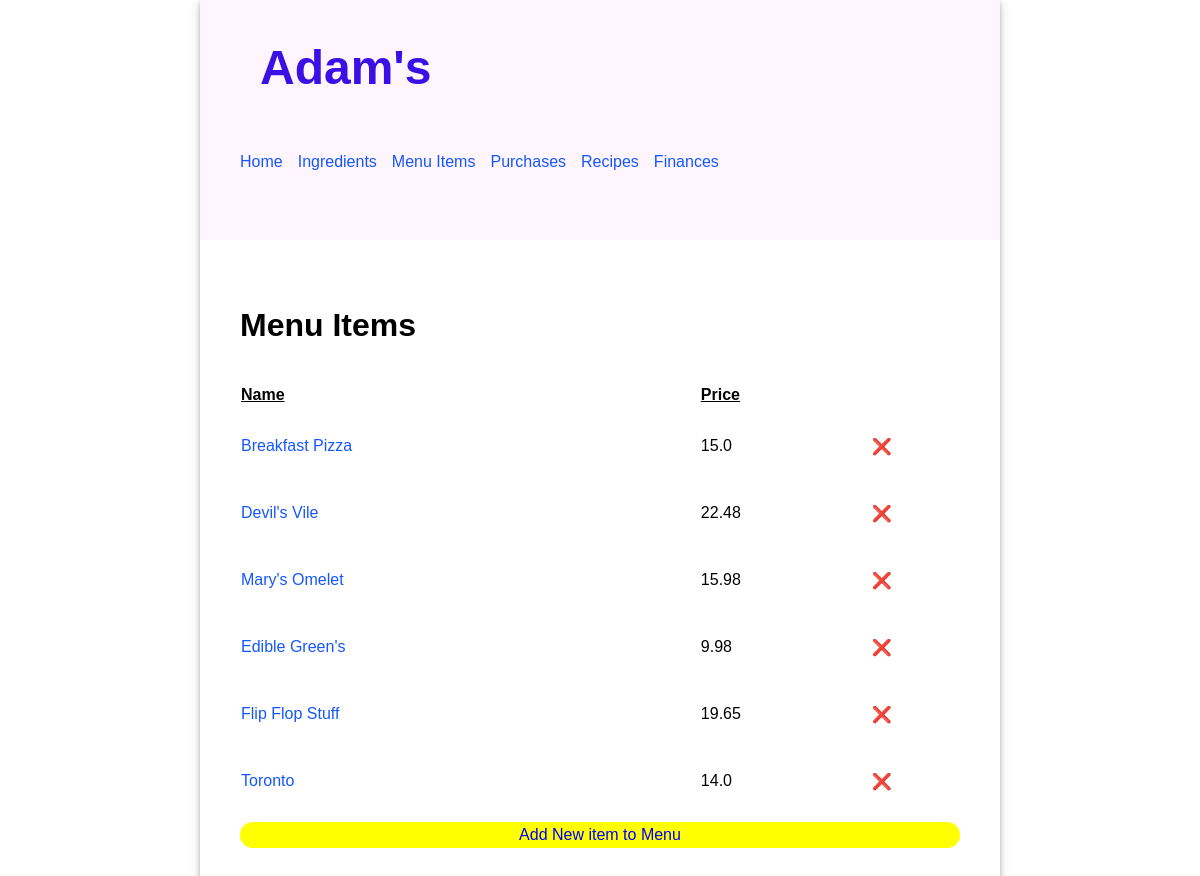
/menu/, run on an earlier commit of the app's database.
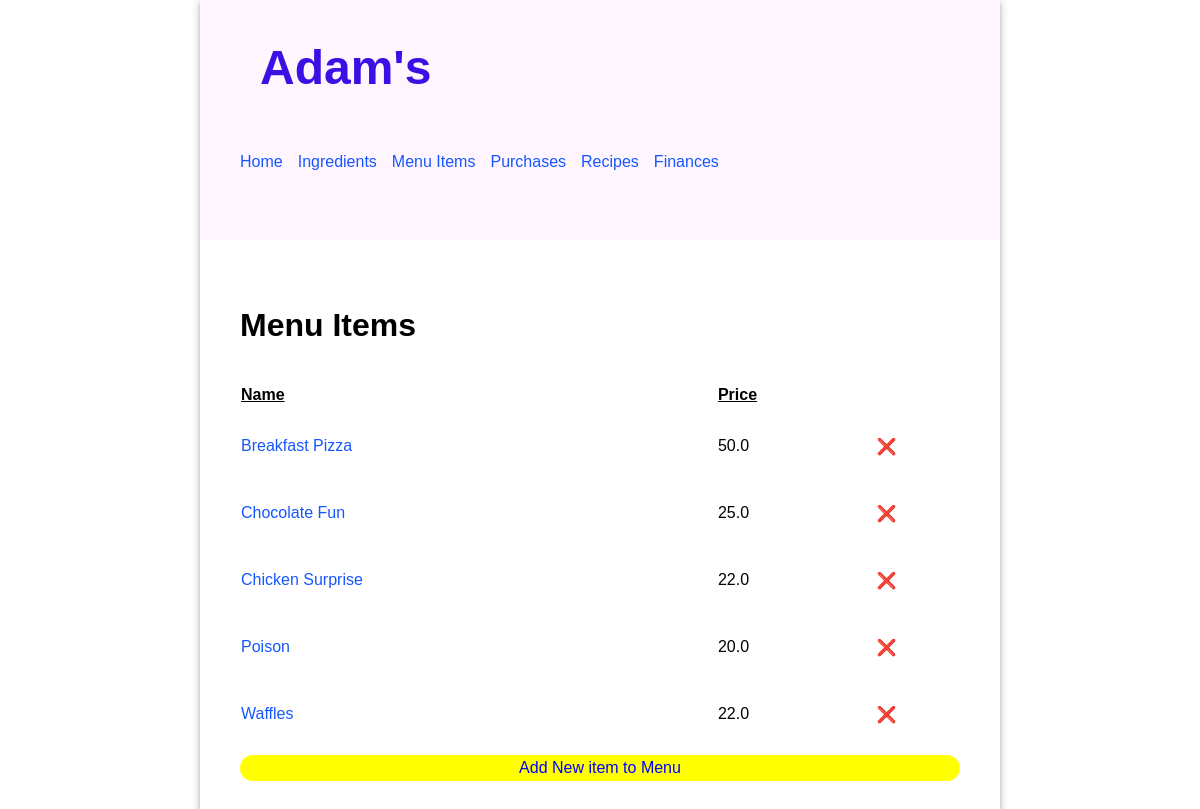
And on a later commit of the database.
### inventory/models.py (models this page shows, shortened)
class MenuItem(models.Model):
    name = models.CharField(max_length=30)
    price = models.FloatField()

### inventory/views.py (the view)
# urls.py: path('menu/', views.MenuList.as_view(), name='menulist'),
class MenuList(ListView):
    model = MenuItem
    template_name = 'inventory/menu_list.html'

### inventory/templates/inventory/menu_list.html (shortened to what this page needs)
{% extends 'base.html' %}
{% load static %}
{% block content %}
  <div>
    <h2>Menu Items</h2>
    <table class="menu-table">
      <thead>
        <tr>
          <th>Name</th>
          <th>Price</th>
        </tr>
      </thead>
      <tbody>
      {% for item in object_list %}
        <tr>
          <td>
            <a href="{% url "menuupdate" item.id %}">{{ item.name | title }}</a>
          </td>
          <td>
            <p>{{ item.price }}</p>
          </td>
          <td><a href="{% url "menudelete" item.id %}" style="text-decoration: none; color: inherit;">❌</a></td>
        </tr>
      {% endfor %}
      </tbody>
    </table>
    <a
      href="{% url "menucreate" %}"
      style="display: inherit; text-align: center; border-radius: 15px; text-decoration: none; color: blue; padding: 4px; background-color: yellow;"
      >Add New item to Menu</a>
  </div>
{% endblock %}

What changed in the data, as far as the page shows it:
removed MenuItem: name "Toronto", price "14.0"
changed MenuItem "Breakfast Pizza": price "15.0" → "50.0"
changed MenuItem: name "Devil's Vile" → "Chocolate Fun"; price "22.48" → "25.0"
changed MenuItem: name "Mary's Omelet" → "Chicken Surprise"; price "15.98" → "22.0"
changed MenuItem: name "Edible Green's" → "Poison"; price "9.98" → "20.0"
changed MenuItem: name "Flip Flop Stuff" → "Waffles"; price "19.65" → "22.0"
